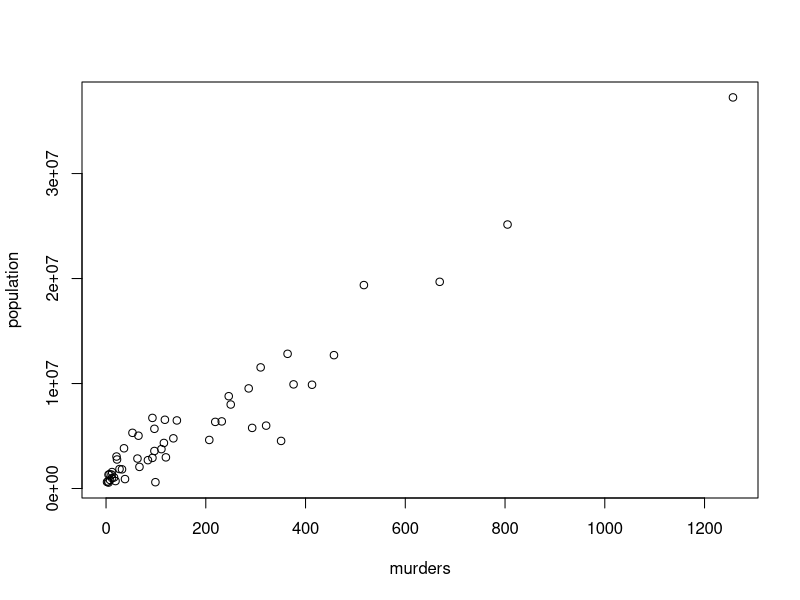

This figure's R source:
## ---- chunk 1
murdersdata <- read.csv("murders.csv")
head(murdersdata)
## ---- chunk 2
str(murdersdata)
summary(murdersdata)
## ---- chunk 3
plot(murdersdata$total,murdersdata$population, xlab="murders", ylab="population")
